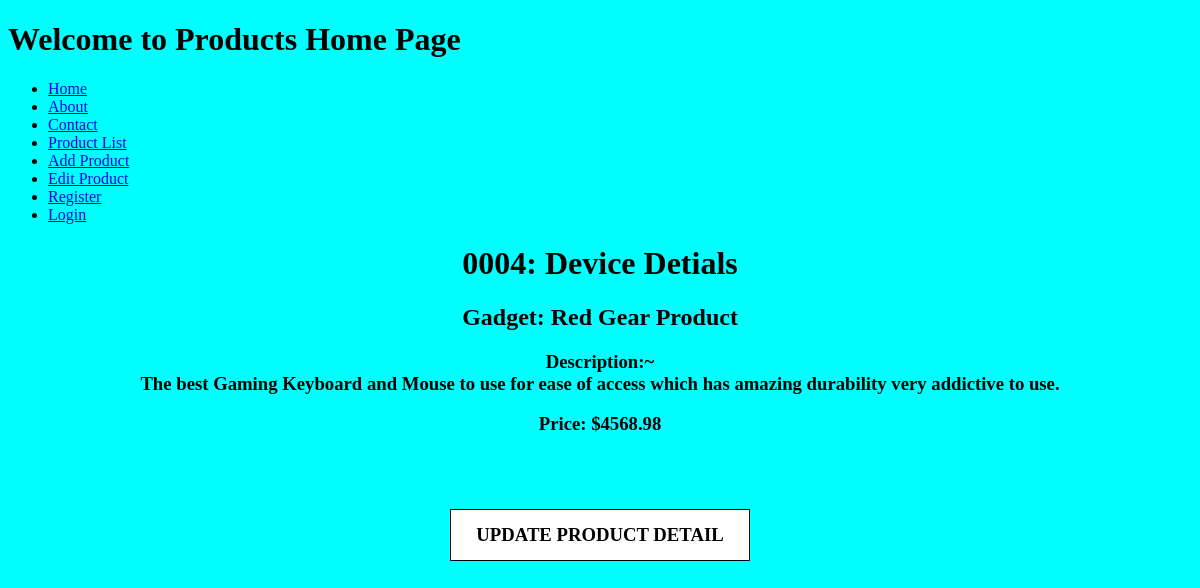
Screenshot of /product/4/ with the database file from the repository.
### product/models.py (models this page shows)
class Product(models.Model):
    name = models.CharField(max_length=100)
    desc = models.TextField()
    price = models.DecimalField(decimal_places=2, max_digits=7)
    offers = models.BooleanField(default=False)

### product/views.py (the view)
# urls.py: path('product/<int:my_id>/', views.dynamic_loookup_url, name='product-url'),
def dynamic_loookup_url(request, my_id):
    try:
        obj  = Product.objects.get(id = my_id)
    except Product.DoesNotExist:
        raise Http404
    context = {
        "object" : obj
    }
    return render(request, "product/detail.html", context)

### template/product/detail.html (shortened to what this page needs)
{% extends 'base.html' %}
{% load static %}
{% static 'http://127.0.0.1:8000/' as ProdURL %}
    {%block content %}
    <center>
        <h1>000{{ object.id }}: Device Detials</h1>
    </center>
    {% endblock %}
    {% block another_content %}
    <center>
        <h2>Gadget: {{ object.name }}</h2>
    {% if object.desc != None and object.desc != '' %}
        <h3>Description:~ <br> {{ object.desc }}</h3>
    {% else %}
        <h3>Description Coming Soon...</h3>
    {% endif %}
        <h3>Price: ${{ object.price }}</h3><br><br>
        <h3>
            <a id="btn" href="{{ProdURL}}/viewset/product/{{object.id}}/">UPDATE PRODUCT DETAIL</a>
        </h3>
    </center>
    {% endblock %}

### template/product/detail.html (style rules this page uses)
#btn:link, a:visited { background-color: white; border: 1px solid black; color: black; padding: 14px 25px; text-align: center; text-decoration: none; display: inline-block; }

### rows the page displays
Product: id "4", name "Red Gear Product", desc "The best Gaming Keyboard and Mouse to use for ease of access which has amazing durability very addictive to use.", price "4568.98"
